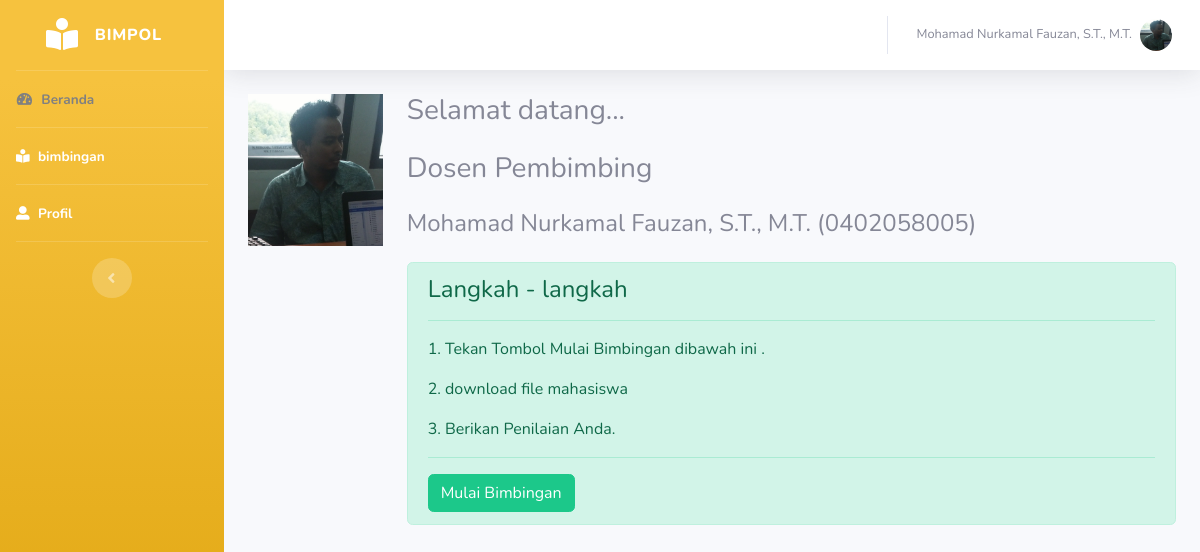
Page /Bimpol/dosen/index.php (signed in) on the committed database.
### tables this page shows
CREATE TABLE `dosen` (
  `id` int(11) NOT NULL,
  `nip` varchar(100) NOT NULL,
  `id_user` int(11) NOT NULL
);

CREATE TABLE `user` (
  `id` int(11) NOT NULL,
  `nama` varchar(100) NOT NULL,
  `email` varchar(100) NOT NULL,
  `pass` varchar(100) NOT NULL,
  `foto` varchar(255) NOT NULL
);

### Bimpol/dosen/index.php (the view, shortened to what this page needs)
<?php session_start();
include_once("..//pages/koneksi.php");
$email = $_SESSION['email'];
$query = "SELECT * FROM user INNER JOIN dosen ON user.id = dosen.id_user WHERE email = '$email'";
$res = $mysqli->query($query);
$data = $res->fetch_assoc();
?>
<!DOCTYPE html>
<html lang="en">
<head>
    <link href="../vendor/fontawesome-free/css/all.min.css" rel="stylesheet" type="text/css">
    <link href="../assets/css/sb-admin-2.min.css" rel="stylesheet">
</head>
<body id="page-top">
    <div id="wrapper">
        <ul class="navbar-nav bg-gradient-warning sidebar sidebar-dark accordion" id="accordionSidebar">
            <a class="sidebar-brand d-flex align-items-center justify-content-center" href="index.php">
                <div class="sidebar-brand-icon ">
                    <i class="fas fa-book-reader"></i>
                </div>
                <div class="sidebar-brand-text mx-3"> BIMPOL </sup></div>
            </a>
            <hr class="sidebar-divider my-0">
            <li class="nav-item active">
                <a class="nav-link" href="index.php" style="color: gray;">
                    <i class="fas fa-fw fa-tachometer-alt" style="color: gray;"></i>
                    <span> Beranda </span></a>
            </li>
            <hr class="sidebar-divider my-0">
            <li class="nav-item active ">
                <a class="nav-link" href="bimbingan.php">
                    <i class="fas fa-book-reader"></i>
                    <span> bimbingan </span></a>
            </li>
            <hr class="sidebar-divider my-0">
            <li class="nav-item active">
                <a class="nav-link" href="profil.php">
                    <i class="fas fa-user-alt" cop></i>
                    <span> Profil </span></a>
            </li>
            <hr class="sidebar-divider d-none d-md-block">
            <div class="text-center d-none d-md-inline">
                <button class="rounded-circle border-0" id="sidebarToggle"></button>
            </div>
        </ul>
        <div id="content-wrapper" class="d-flex flex-column">
            <div id="content">
                <nav class="navbar navbar-expand navbar-light bg-white topbar mb-4 static-top shadow">
                    <ul class="navbar-nav ml-auto">
                        <li class="nav-item dropdown no-arrow">
                            <a class="nav-link dropdown-toggle" href="#" id="userDropdown" role="button" data-toggle="dropdown" aria-haspopup="true" aria-expanded="false">
                                <span class="mr-2 d-none d-lg-inline text-gray-600 small"><?= $data['nama']; ?></span>
                                <img class="img-profile rounded-circle" src="../assets/uploads/<?= $data['foto']; ?>">
                            </a>
                        </li>
                    </ul>
                </nav>
                <div class="container-fluid">
                    <div class="row">
                        <div class="col-2">
                            <img src="../assets/uploads/<?= $data['foto']; ?>" alt="" style="width: 100%;">
                        </div>
                        <div class="col-10">
                            <h3 class="mb-4"> Selamat datang... </h3>
                            <h3 class="mb-4"> Dosen Pembimbing </h3>
                            <h4 class="mb-4"> <?= $data['nama']; ?> (<?= $data['nip']; ?>) </h4>
                            <div class="alert alert-success" role="alert">
                                <h4 class="alert-heading"> Langkah - langkah </h4>
                                <hr />
                                <p> 1. Tekan Tombol Mulai Bimbingan dibawah ini . </p>
                                <p> 2. download file mahasiswa </p>
                                <p>3. Berikan Penilaian Anda.</p>
                                <hr />
                                <p class="mb-0">
                                    <a href="bimbingan.php" class="btn btn-success"> Mulai Bimbingan</a>
                                </p>
                            </div>
                        </div>
                    </div>
                </div>
            </div>
        </div>
    </div>
</body>
</html>

### rows in the picture
dosen: id_user.nama "Mohamad Nurkamal Fauzan, S.T., M.T.", id_user.foto (picture), nip "0402058005"
